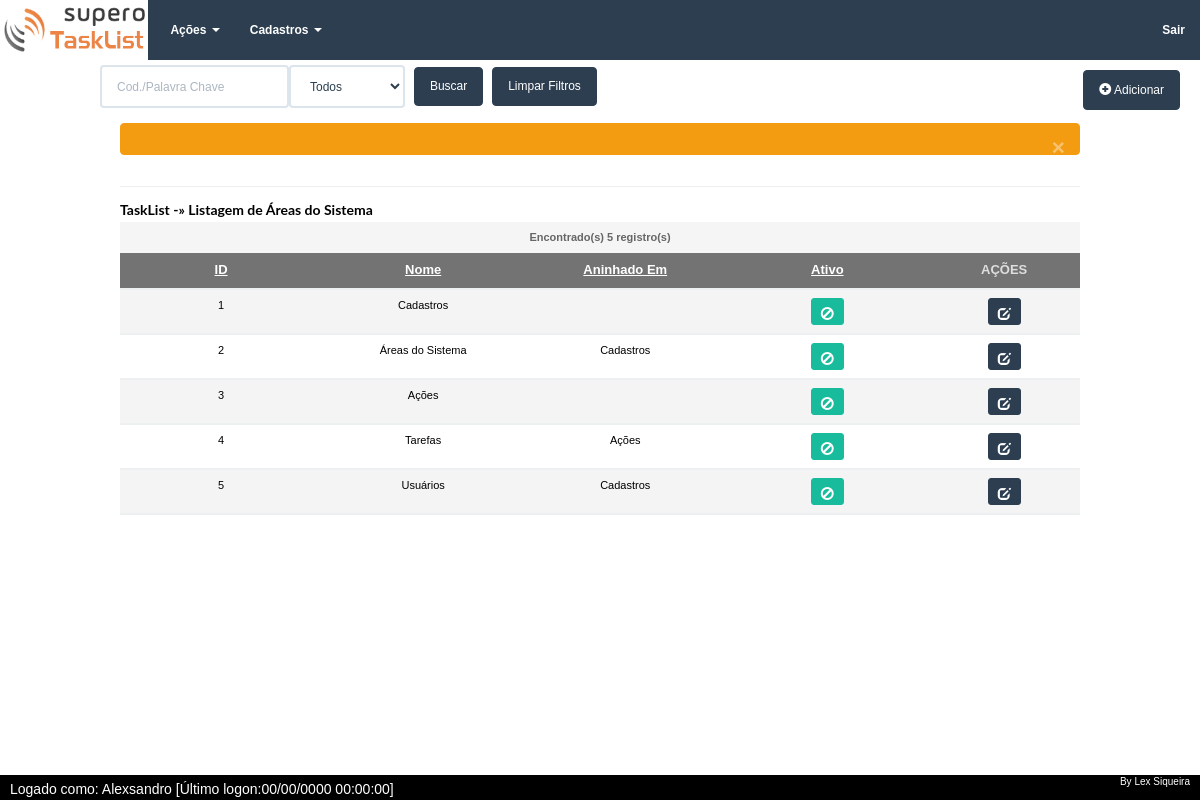
Screenshot of /sistema/areas_do_sistema/index.php (signed in) with the database file from the repository.
### tables this page shows
CREATE TABLE IF NOT EXISTS `areas_do_sistema` (
  `id` int(5) NOT NULL AUTO_INCREMENT,
  `nome` varchar(40) DEFAULT NULL,
  `caminho` varchar(40) DEFAULT NULL,
  `aninhado_em` int(5) NOT NULL DEFAULT '0',
  `ordem` int(5) NOT NULL DEFAULT '0',
  `criadoem` timestamp NOT NULL DEFAULT CURRENT_TIMESTAMP,
  `criadopor` int(30) NOT NULL,
  `alteradoem` timestamp NOT NULL DEFAULT '0000-00-00 00:00:00',
  `alteradopor` int(30) DEFAULT NULL,
  `ativo` int(1) DEFAULT '1',
  PRIMARY KEY (`id`)
);

### sistema/areas_do_sistema/index.php (called while the page is built, shortened)
<?php $titulo = "Áreas do Sistema";
$par = "L";
$local=2;?>
<?php include ('../../inc/cabecalho.php'); ?>
<?php
$tabela ="areas_do_sistema";
$sql = "select mst.id as 'ID',
			  mst.nome as 'Nome',
			  mst2.nome as 'Aninhado Em',
			  mst.ativo as 'Ativo',
			  mst.id as 'AÇÕES'  from ".$tabela." mst
			  $InnerJoinAcademia
			  left join areas_do_sistema mst2 on  mst.aninhado_em = mst2.id
			  where  ";
$sql .= MontaFiltroCampos($_REQUEST,$tabela);
	AutoGrid($sql);
?>
<?php include('../../inc/rodape.php'); ?>

### config/config_ini.php (called while the page is built, shortened)
<?php
$system_path = "/tasklist/sistema/";
	$registros_por_pagina = 20;
	$arqEd="cadastro.php";
	$ArrAtivoInativo['0']="Inativos";
	$ArrAtivoInativo['1']="Ativos";
	$ArrAtivoInativo['0,1']="Todos";
	$PathAux = str_replace( $system_path, '', $_SERVER["PHP_SELF"]);
	$ArrPath = explode("/",$PathAux);
	$ArquivoListagem  = $ArrPath[1];
   $estilo = 'class="form-control"';
	$disabled="";
	$value="0";
	$UsarItem=0;
?>

### inc/paginacaof.php (called while the page is built, shortened)
<?php
    $inicio = ($pagina*$registros_por_pagina)-$registros_por_pagina;
	 $sql .= " LIMIT $inicio,$registros_por_pagina";
?>

### inc/funcoes.php (the view, shortened to what this page needs)
<?php
function AutoGrid($sql){
	global $arqEd,$ArrDiaSemana, $estilo,
	$SPaginaLista,$filtros , $registros_por_pagina, $titulo, $ArquivoListagem,
	$ShownFilePath , $Alias, $post, $palavra, $return,$value,  $local,
	$total_registros, $disabled, $SIdUsuario, $ocultaid, $ArrPeriodos,
	$ArrAtivoInativo, $ArrStatTarefas, $tabela, $tipo, $ArrMeses;
	$tituloExibe = AjustaTitulo($titulo);
	$direcao = empty($_REQUEST['direcao'])?'asc':$_REQUEST['direcao'];
	$inativo = empty($_REQUEST['inativo'])?'0,1':$_REQUEST['inativo'];
	if(!strpos($arqEd,"?")):
		$arqEd = $arqEd."?";
	else:
		$arqEd = $arqEd."&";
	endif;
	$busca = empty($_REQUEST['busca'])?"":$_REQUEST['busca'];
	$arqLst = $ArquivoListagem;
	$resX = QueryOrDie($sql,$tabela);
	$total_registros = mysqli_num_rows($resX);
	$pagina = empty($_GET['pagina'])?1:$_GET['pagina'];
	require_once('../../inc/paginacaof.php');
	$OpenForm = " open-form";
	$res = QueryOrDie($sql,$tabela);
	$arq = '';
	$total_campos = mysqli_num_fields($res);
	$buscaDIV = '<div class="busca">
			<form id="filtrar_results" class="form-inline" action="'.$ArquivoListagem.'" method="post">
			<div class="btn-toolbar">';
	$PalavraChave = '<input type="text" class="form-control" placeholder="Cod./Palavra Chave" name="palavra" value=""/>';
	$btadd='<button type="button" class="btn btn-primary" title="(F2)" id="Adicionar" value="0">
		<span class="glyphicon glyphicon-plus-sign"></span>
		Adicionar
		</button>';
	$busca .= $PalavraChave;
	$return = 1;
	$busca .= ComboArray('inativo', $ArrAtivoInativo, $inativo,'','SITUAÇÃO');
	$busca .= ' <input class="btn btn-primary" type="submit" id="action" value="Buscar" />
	<input class="btn btn-primary" type="button" id="limpa_busca" value="Limpar Filtros"  onclick="LinkSimples(\''.$ArquivoListagem.'\');"/>
	  </div>
	<input type="hidden"  name="busca" id="busca" value="busca"/>
</form>
</div>
	<br />';
	$busca .= OpenFormDialog($tabela,$OpenForm,$tituloExibe);
	$titulo = '<h3 class="list-header">'.$titulo.'</h3>';
	echo $buscaDIV.$busca.$titulo.$btadd;
	$larguratbs='100%';
	echo '<table width="'. $larguratbs.'" border="0" cellspacing="0" class="table" cellpadding="0">';
	if($direcao =='desc'):
		$direcao ='asc';
	else:
		$direcao ='desc';
	endif;
    echo '<tr class="cabe_grid">
	<td colspan="'.$total_campos.'" class="erro">Encontrado(s) <strong>'.$total_registros.'</strong> registro(s) </td>
	</tr>
	  <tr class="cabecalhotabela">';
	  $fieldinfo=mysqli_fetch_fields($res);
	  $i=0;
	  foreach($fieldinfo as $val):
		$nome_campo = $val->name;
		$nome_campo = ucfirst($nome_campo);
		$string = "";
		$string .= "<td";
		$porcent =  ((int)(100/($total_campos)))."%";
		$ordenacaoI = '<a href="'.$arqLst.'?'.$filtros.'&direcao='.$direcao.'&ordem='.($i+1).'&pagina='.$pagina.'" title="Ordenar por '.$nome_campo.'">';
		$ordenacaoF = "</a>";
		$NomeUpper = strtoupper($nome_campo);
		$cssocultaid = "col_normal";
		if($NomeUpper=='CÓDIGO'):
			$porcent = "9%";
			$cssocultaid = "col_cod";
		elseif($nome_campo=='AÇÕES'):
			$cssocultaid .= " col_acoes";
			$porcent = "15%' align='center";
			$ordenacaoI = "";
			$ordenacaoF = "";
		endif;
		$string .= "  class='$cssocultaid' width='$porcent'>";
		$string .= $ordenacaoI.$nome_campo.$ordenacaoF;
		$string .="</td>";
		echo $string;
		$i++;
	  endforeach;
	  echo '</tr>
  <tbody>';
	 if($total_registros>0):
		$class="";
		while($reg=mysqli_fetch_array($res)):
			$altura = " height='25'";
			$classAd = "";
			if($class=="tr1"):
				$class="tr2";
			else:
				$class="tr1";
			endif;
			echo '<tr class="'.$class.$classAd.'">';
			 $fieldinfo=mysqli_fetch_fields($res);
			$i = 0;
			foreach ($fieldinfo as $val):
				$nome_campo = $val->name;
				$nome_campo = strtoupper($nome_campo);
				$cssocultaid = "col_normal";
				if($nome_campo=='AÇÕES'||$nome_campo=='CÓDIGO'):
					$cssocultaid .= " col_acoes";
				endif;
				echo "<td class='$cssocultaid' $altura > ";
				if($nome_campo!='AÇÕES'):
					switch($nome_campo):
						case 'ATIVO':
							$ExibTitle="EXCLUIR";
							$ACAO = '0';
							$icon = "ban-circle";
							$btnsituacao = "success";
							echo '<div id="ShowSituacao">
							<button type="button" class="btn btn-sm btn-'.$btnsituacao.'" title="'.$ExibTitle.'" onclick="confirm_trocasituacao('.$reg[0].',\''.$ACAO.'\',\''.$reg[1].'\',\''.$tabela.'\',\'ativo\')">
								<span class="glyphicon glyphicon-'.$icon.'"></span>
							</button>
						</div>';
						break;
						default:
							echo $reg[$i];
						break;
					endswitch;
				else:
					echo ' <button type="button" class="btn btn-sm btn-primary '.$OpenForm.'" title="Editar" value="'.$reg[$i].$arq.'">
						<span class="glyphicon glyphicon-edit"></span>
					</button>';
				endif;
				echo "</td>";
				$i++;
		   endforeach;
		  echo '</tr></tbody>';
	  endwhile;
	 else:
		  echo '</tbody><tr>
			<td colspan="'.($total_campos).'" align="center" class="bg-warning">Nenhum item econtrado! </td>
		  </tr>';
		endif;
	  echo '
	</table> ';
}
function CabecalhoSite($local){
	global $SIdUsuario, $HTTP, $titulo, $local, $id,  $linkcomum;
	$conteudo = '
	<link href="../../inc/AdminTheme.css" rel="stylesheet"/>';
	if(isset($_SESSION[$SIdUsuario])):
		MenuAdmin();
	else:
		$conteudo .= '<img src="'.IMAGENS.'comuns/logo_sistema.png" id="logo" height="100">';
	endif;
	echo $conteudo;
}
function MenuAdmin($OcultaMenu=0){
	$fonte12 = '';
	 ?>
     <div class="navbar navbar-default navbar-fixed-top" role="navigation" style="font-size:12px;font-weight:bold;">
         <div class="container-fluid">
           <?php
		   $NavbarHeader = ' <div class="navbar-header">
           <button type="button" class="navbar-toggle" data-toggle="collapse"data-target=".navbar-collapse">
             <span class="sr-only">Toggle navigation</span>
              <span class="icon-bar"></span>
              <span class="icon-bar"></span>
              <span class="icon-bar"></span>
           </button>';
		   $ALink = '<a href="../tarefas/index.php">';
		   $FLink = '</a>';
		   $LinkLogo = '<img src="../../imagens/comuns/logo_sistema.png" id="logo_sistema">';
		   echo $NavbarHeader;
		   echo $ALink.$LinkLogo.$FLink;
		   	?>
          </div>
          <div class="navbar-collapse collapse">
          	<div id="menu">
                <ul class="nav navbar-nav">
        <?php $linksair='';
         if(!$OcultaMenu):
                $SqlMenus = "Select id, nome, IF(LENGTH(caminho)=0, '' ,CONCAT('../',caminho,'/')) as caminho from areas_do_sistema where aninhado_em=0 and ativo=1 order by ordem";
                $QueryMenus = QueryOrDie($SqlMenus,"Menu");
                $totalM = mysqli_num_rows($QueryMenus);
                if($totalM>0):
                    while($RegMenus = mysqli_fetch_array($QueryMenus)):
                        $link="#";
                        $DropDown=' class="dropdown"';
                        $DropDown2=' class="dropdown-menu"';
                        $ArrowDown=' <b class="caret"></b>';
                        $Dropdowntoggle=' class="dropdown-toggle" data-toggle="dropdown"';
                        $nome_link = $RegMenus[1];
                        echo '
                        <li'.$DropDown.' >
                            <a href="'.$link.'"'.$Dropdowntoggle.' >'.$nome_link.' '.$ArrowDown.'</a>
                            <ul'.$DropDown2.' style="'.$fonte12.'">';
                        echo '</ul></li>';
                    endwhile;
                endif;
        ?>
        </ul>
     <?php
		 $linksair='
		 <ul class="nav navbar-nav navbar-right">
			<li><a href="../logout/">Sair</a></li>
		 </ul>';
	 echo $linksair;
	endif; ?>
    		</div>
          </div>
         </div>
        </div>
    <?php
}
function ExibirTitCadEd($texto,$par){
	global $local,$SAcademia;
	$titulo_aux = "";
	$titaux="";
	if($local>1):
		if($texto=="Fluxo de Caixa"):
			$texto="$texto";
		else:
			$titaux = "TaskList -&raquo;";
			if($par!=""&&$par!="R"):
				$titulo_aux = " Cadastro de ";
				if($par=="L"):
					$titulo_aux =  " Listagem de ";
				else:
					$titaux="";
					if($par>0):
						$titulo_aux = " Edição de ";
					endif;
				endif;
			endif;
		endif;
	endif;
	return ucfirst($titaux).ucfirst($titulo_aux.$texto);
}
function ComboArray($nomecampo,$Array,$sel,$onchange="",$Rotulo='Escolha'){
	global $estilo, $disabled, $value, $UsarItem, $return;
	$combo = "<select name='$nomecampo' id='$nomecampo' $disabled $estilo $onchange>";
	if(strlen($value)>0):
		$combo .= "<option value='$value'>$Rotulo</option>";
	endif;
	foreach($Array as $i=>$item):
		$combo .= "<option value='$i'";
		if($i==$sel):
			$combo .= "selected='selected'";
		endif;
		$combo .= ">$item</option>";
	 endforeach;
	$combo .= "</select>";
	if($return):
		return $combo;
	else:
		echo $combo;
	endif;
}
function QueryOrDie($sql,$item){
	global $conexao;
	$Aux_query = mysqli_query($conexao,$sql) or die("<br />Erro: $item:".mysqli_error($conexao)."<br /> Consulta executada:<span class='list-group-item-info'>$sql</span>");
	return $Aux_query;
}
function GetWidthHeigh($tabela){
	$ArrRet = array();
	$ArrRet['dialog_w']="60%";
	$ArrRet['dialog_h']="550";
	return $ArrRet;
}
function AjustaTitulo($titulo){
	$ArrTit = explode("-&raquo;",$titulo);
	if(isset($ArrTit[1])):
		$Tit = $ArrTit[1];
	else:
		$Tit = $ArrTit[0];
	endif;
	$Tit = str_replace("Listagem de ","",$Tit);
	return $Tit;
}
function OpenFormDialog($tabela,$OpenForm,$tituloExibe){
	global $arqEd,$SAcademia;
	$ArrScrItens = GetWidthHeigh($tabela);
		$script = '<script type="text/javascript">
$( function() {
/* variaveis pra controle do form/dialog*/
	var record_w_V = "'.$ArrScrItens['dialog_w'].'",
	record_h_V = '.$ArrScrItens['dialog_h'].',
	new_label_V = "Cadastro de ",
	updt_label_V = "Edição de ",
	screen_name = "'.$tituloExibe.'",
	inactivate_msg_V = "Desativar",
	tabela = "'.$tabela.'";
//Controlar as caixas de diálogo quando abrir no celular
	var Larg = $(document).width();
	if(Larg<550){
		record_w_V="95%";
	}
	var dialog = $("#dialog_form").dialog({
      autoOpen: false,
      width: record_w_V,
      height: record_h_V,
      modal: true
    });
    $( "#Adicionar" ).click(function() {
		var IdVal = $(this).val();
		//alert("Teste");
		OpenDialog(IdVal,"'.$arqEd.'");
    });
	';
	$script .= '
    $( ".open-form" ).click(function() {
		var IdVal = $(this).val();
		//alert(IdVal);
		OpenDialog(IdVal,"'.$arqEd.'");
    });
	';
	$script .= '
	$( ".inactivate" ).click(function() {
		var BtId = $(this).val();
		var Arr = BtId.split("#");
		confirm_desativar(Arr[0],Arr[1],Arr[2],inactivate_msg_V,tabela);
    });
	function OpenDialog(IdVal,url){
		var record_h = record_h_V;
		if(IdVal!="0"){
			titulo = updt_label_V+screen_name;
			titulo = titulo+" ["+IdVal+"]";
		}else{
			titulo = new_label_V+screen_name;
			record_h -=50;
		}
		url += "id="+IdVal;
		$("#dialog_form").dialog( "option", "title",  titulo);
		$("#dialog_form").dialog( "option", "width",  record_w_V);
		$("#dialog_form").dialog( "option", "height",  record_h);
		url = Crc(url);
		$("#content_form").load(url, function(responseTxt, statusTxt, xhr){
			if(statusTxt == "success"){
				//oculta os erros se houverem
				$( "#divError" ).hide();
				dialog.dialog("open");
			}
		});
	}//OpenDialog
	});//ONLOAD
	</script>
<div id="dialog_form" title="Titulo do formulario">
    <div id="divError" class="alert alert-dismissible alert-warning">
        <button type="button" id="closemsgerr" class="close">&times;</button>
	        <div id="msgerr">
            </div>
        </div>
		<div id="content_form">
	</div>
</div>
';
	return $script;
}
?>

### inc/AdminTheme.css (style rules this page uses)
body { padding-top:50px; font-family:Tahoma, Geneva, sans-serif; background:#FFF; color:#000; }
#logo_sistema { position:absolute; height:60px; left:0px; top:0px !important; }
#Adicionar { position:fixed; top:70px; right:20px; }
#menu { position:relative; width:88%; left:12%; }
.busca { position:relative; top:5px; max-width:1200px; width:100%; display:inline; left:-15px; height:100px; }
.list-header { font-size:14px; font-weight:bold; height:35px; padding-top:15px; position:relative; top:10px; border-top: 1px solid #eee; }
.cabe_grid { font-family:Verdana, Geneva, sans-serif; font-size:11px; color:#666; background:#f5f5f5; text-align:center; font-weight:bold; }
.tr1, .tr2 { font-family:Verdana, Geneva, sans-serif; font-weight:normal; font-size:11px; text-align:center; border-bottom:2px solid #ecf0f1; }
.tr1 { background:#f4f4f4; }
.tr2 { background:#ffffff; }
.cabecalhotabela { font-size:13px; color:#dedede; background:#737373; text-align:center; font-weight:bold; }
.cabecalhotabela a { color:#FFF; text-transform:capitalize !important; }
.col_normal, .col_acoes, .col_cod { position:relative; text-align:center; }
.table { top:-30px; }

### rows the page displays
areas_do_sistema: nome "Ações", id "3"
areas_do_sistema: nome "Cadastros", id "1"
areas_do_sistema: id "2", nome "Áreas do Sistema", areas_do_sistema.nome "Cadastros"
areas_do_sistema: id "4", nome "Tarefas", areas_do_sistema.nome "Ações"
areas_do_sistema: id "5", nome "Usuários", areas_do_sistema.nome "Cadastros"

### other values shown
$titulo "TaskList -» Listagem de Áreas do Sistema"
$total_registros "5"
$string "ID"
$string "Nome"
$string "Aninhado Em"
$string "Ativo"
$string "AÇÕES"
$ArrNome[0] "Alexsandro"
$_SESSION[$SDtUltLogon] "00/00/0000 00:00:00"
form field inativo "Todos"
